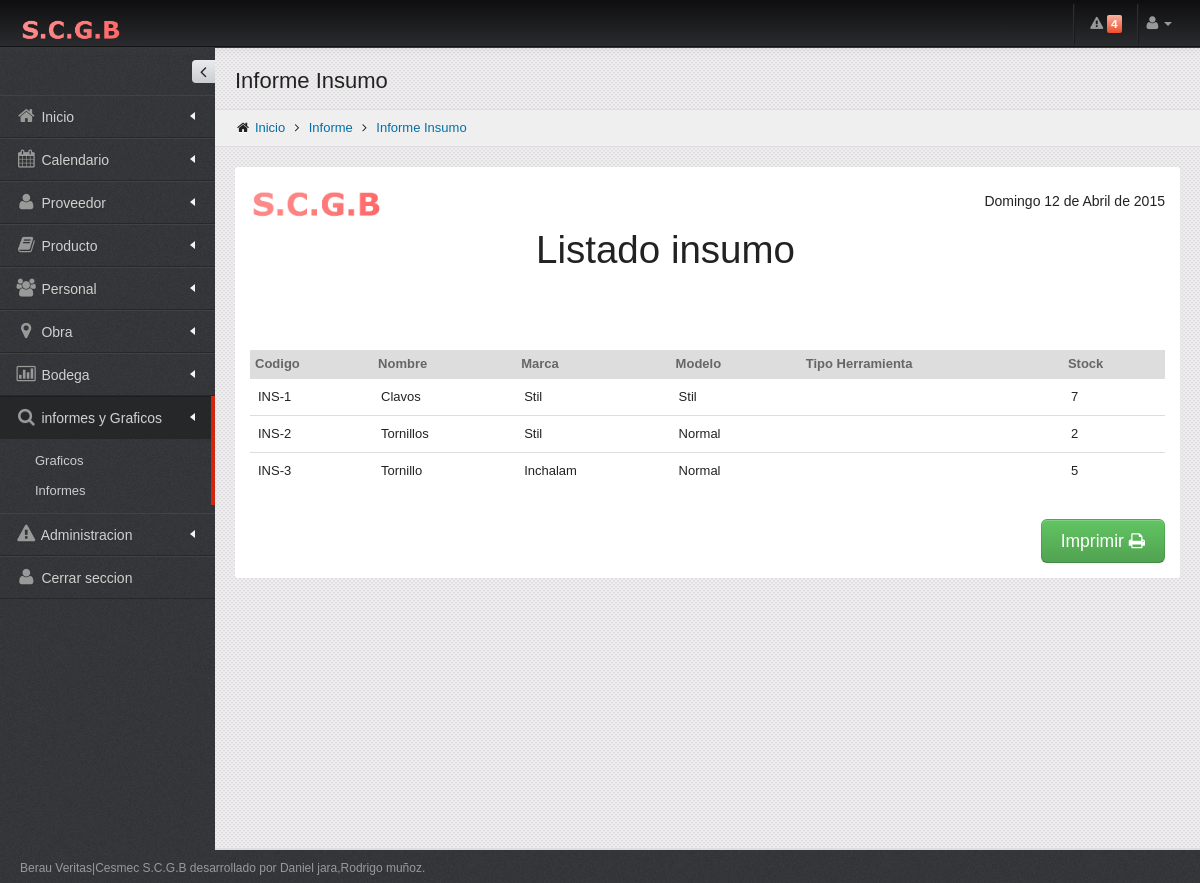
/listados/Listado_insumo.php (signed in), run on the app's committed database.
### tables this page shows
CREATE TABLE `permiso` (
  `CODIGOPERMISO` int(11) NOT NULL AUTO_INCREMENT,
  `PROVEEDOR` int(1) DEFAULT NULL,
  `PRODUCTO` int(1) DEFAULT NULL,
  `PERSONAL` int(1) DEFAULT NULL,
  `OBRA` int(1) DEFAULT NULL,
  `BODEGA` int(11) DEFAULT NULL,
  `INFORMEYGRAFICO` int(11) DEFAULT NULL,
  `ADMINISTRACION` int(11) DEFAULT NULL,
  PRIMARY KEY (`CODIGOPERMISO`)
);

CREATE TABLE `insumo` (
  `CODIGOPRODUCTO` varchar(20) NOT NULL,
  `I_MEDIDA` varchar(10) NOT NULL,
  `I_TIPOMEDIDA` varchar(15) NOT NULL,
  `I_TIPOUNIDAD` varchar(15) NOT NULL,
  `I_CANTIDAD` int(6) NOT NULL,
  PRIMARY KEY (`CODIGOPRODUCTO`),
  CONSTRAINT `FK_RELATIONSHIP_10` FOREIGN KEY (`CODIGOPRODUCTO`) REFERENCES `producto` (`CODIGOPRODUCTO`)
);

CREATE TABLE `producto` (
  `CODIGOPRODUCTO` varchar(20) NOT NULL,
  `P_NOMBRE` varchar(20) NOT NULL,
  `P_MARCA` varchar(20) NOT NULL,
  `P_MODELO` varchar(20) NOT NULL,
  `P_OBSERVACION` varchar(200) DEFAULT NULL,
  `P_IDENTIFICADOR` char(2) NOT NULL,
  `P_ESTADO` int(1) NOT NULL,
  PRIMARY KEY (`CODIGOPRODUCTO`)
);

CREATE TABLE `stock` (
  `CODIGOPRODUCTO` varchar(20) NOT NULL,
  `S_CANTIDAD` int(4) NOT NULL,
  `S_CANTIDADMINIMA` int(3) NOT NULL,
  PRIMARY KEY (`CODIGOPRODUCTO`),
  CONSTRAINT `FK_RELATIONSHIP_14` FOREIGN KEY (`CODIGOPRODUCTO`) REFERENCES `producto` (`CODIGOPRODUCTO`)
);

### listados/Listado_insumo.php (the view, shortened to what this page needs)
    <? session_start();
include ("../include/conectar.php");
$CODIGO= $_SESSION["PERMISO"];
?>
<!DOCTYPE html>
 <html lang="es">
<head>
   <link href="../assets/plugins/bootstrap/css/bootstrap.min.css" rel="stylesheet" />
   <link href="../assets/plugins/bootstrap/css/bootstrap-responsive.min.css" rel="stylesheet" media="screen"/>
   <link href="../assets/plugins/font-awesome/css/font-awesome.css" rel="stylesheet" />
   <link href="../assets/css/style.css" rel="stylesheet" />
   <link href="../assets/css/style-responsive.css" rel="stylesheet" />
   <link href="../assets/css/themes/default.css" rel="stylesheet" id="style_color" />
   <link href="../assets/plugins/uniform/css/uniform.default.css" rel="stylesheet" type="text/css" />
   <link href="#" rel="stylesheet" id="style_metro" />
   <link href="../assets/css/pages/invoice.css" rel="stylesheet" type="text/css" />
   <link href="../assets/css/print.css" rel="stylesheet" type="text/css" media="print"/>
</head>
<body class="fixed-top">
   <div id="header" class="navbar navbar-inverse navbar-fixed-top">
     <div id="header2" class="navbar navbar-inverse navbar-fixed-top">
       <div class="navbar-inner">
         <div class="container-fluid">
           <a class="brand" href="../inicio.php"> <img src="../assets/img/logo.png" alt="Conquer" /> </a>
           <div class="top-nav">
             <? $sql = "SELECT COUNT( p.P_NOMBRE )as NUMERO FROM PRODUCTO p, STOCK s WHERE p.CODIGOPRODUCTO = s.CODIGOPRODUCTO AND p.P_ESTADO =1 AND s.S_CANTIDAD <= s.S_CANTIDADMINIMA ";
	$rs=mysql_query($sql,$conexion);
	while ($row=mysql_fetch_array($rs)){
              ?>
             <ul class="nav pull-right" id="top_menu">
               <li class="divider-vertical hidden-phone hidden-tablet"></li>
               <li  class="dropdown-toggle" id="header_notification_bar"> <a id="pulsate-regular" class="dropdown-toggle" data-toggle="dropdown"> <i class="icon-warning-sign"></i> <span class="label label-important">
                 <?=$row["NUMERO"];?>
                 </span></a>
                       <?=$row["NUMERO"]; }?>
               </li>
               <li class="divider-vertical hidden-phone hidden-tablet"></li>
               <li class="dropdown"> <a href="#" class="dropdown-toggle" data-toggle="dropdown"> <i class="icon-user"></i> <b class="caret"></b></a>
               </li>
             </ul>
           </div>
         </div>
       </div>
     </div>
</div>
<div id="container" class="row-fluid">
      <div id="sidebar" class="nav-collapse collapse">
    <?
	$sql3 = "SELECT PROVEEDOR,PRODUCTO,PERSONAL,OBRA,BODEGA,INFORMEYGRAFICO,ADMINISTRACION from PERMISO WHERE CODIGOPERMISO= $CODIGO ";
	$rs=mysql_query($sql3,$conexion);
	while ($row4=mysql_fetch_array($rs)){
  ?>
    <div class="sidebar-toggler hidden-phone"></div>
    <ul>
      <li class=""> <a href="../inicio.php"> <i class="icon-home"></i> <span class="title ">Inicio</span> <span class="arrow "></span></a></li>
      <li class=""> <a href="../Calendario/calendario.php"> <i class="icon-calendar"></i> <span class="title">Calendario</span> <span class="arrow "></span></a></li>
      <? if($row4["PROVEEDOR"]==1){
		?>
      <li class="has-sub "> <a href="javascript:;"> <i class="icon-user "></i> <span class="title" >Proveedor</span> <span class="arrow "></span></a>
      </li>
      <? }
		if($row4["PRODUCTO"]==1){
		?>
      <li class="has-sub "> <a href="javascript:;"> <i class="icon-book"></i> <span class="title">Producto</span> <span class="arrow"></span></a>
      </li>
      <? }
		if($row4["PERSONAL"]==1){
		?>
      <li class="has-sub"> <a href="javascript:;"> <i class="icon-group"></i> <span class="title">Personal</span> <span class="arrow "></span></a>
      </li>
      <? }
		 if($row4["OBRA"]==1){
		?>
      <li class="has-sub "> <a href="javascript:;"> <i class="icon-map-marker"></i> <span class="title">Obra</span> <span class="arrow "></span></a>
      </li>
      <? }
	      if($row4["BODEGA"]==1){
		?>
      <li class="has-sub  "> <a href="javascript:;"> <i class="icon-bar-chart"></i> <span class="title">Bodega</span> <span class="arrow "></span></a>
      </li>
      <? }
	      if($row4["INFORMEYGRAFICO"]==1){
		?>
      <li class="has-sub star active"> <a href="javascript:;"> <i class="icon-search"></i> <span class="title">informes y Graficos</span> <span class="arrow "></span></a>
        <ul class="sub">
          <li ><a href="../graficos/menu_graficos.php">Graficos</a></li>
          <li ><a href="../listados/menu_listados.php">Informes</a></li>
        </ul>
      </li>
      <? }
 if($row4["ADMINISTRACION"]==1){
		?>
      <li class="has-sub  "> <a href="javascript:;"> <i class="icon-warning-sign"></i> <span class="title">Administracion</span> <span class="arrow "></span></a>
      </li>
      <? }
	}
		 ?>
      <li class=""> <a href="../logout.php"> <i class="icon-user"></i> <span class="title">Cerrar seccion</span></a></li>
    </ul>
  </div>
<div id="body">
         <div class="container-fluid">
            <div class="row-fluid hidden-print">
               <div class="span12">
                  <h3 class="page-title">
                     Informe Insumo                  </h3>
                  <ul class="breadcrumb">
                     <li>
                        <i class="icon-home"></i>
                        <a href="#">Inicio</a>
                        <i class="icon-angle-right"></i>
                     </li>
                     <li>
                         <a href="../Producto/Productosb.php">Informe</a>
                        <i class="icon-angle-right"></i>
                     </li>
                     <li><a href="#">Informe Insumo </a></li>
                  </ul>
               </div>
            </div>
            <div id="page">
               <div class="invoice">
                     <div class="row-fluid invoice-logo">
                        <div class="span2 invoice-logo-space"><img src="../assets/img/logo.png"alt="" width="373" height="109" /> </div>
                         <div class="span10">
                           <p>
                          <span class="span2 muted">
                          <h1>Listado insumo </h1>
                          </span></p>
                        </div>
                     </div>
                     <div class="row-fluid">
                        <table class="table table-advance tabs-stacked">
                           <thead>
                              <tr class="table-condensed">
                                 <th>Codigo</th>
								 <th>Nombre</th>
                                 <th>Marca</th>
                                 <th class="hidden-300">Modelo</th>
                                 <th class="hidden-300">Tipo Herramienta</th>
                                 <th class="hidden-300">Stock</th>
                              </tr>
                           </thead>
                           <tbody>
						   <?
	$sql = "SELECT p.CODIGOPRODUCTO,p.P_NOMBRE,p.P_MARCA,p.P_MODELO,p.P_OBSERVACION,i.I_CANTIDAD,s.S_CANTIDAD FROM INSUMO i,PRODUCTO p,STOCK s WHERE p.CODIGOPRODUCTO=i.CODIGOPRODUCTO and p.CODIGOPRODUCTO=s.CODIGOPRODUCTO and p.P_ESTADO=1";
	$rs=mysql_query($sql,$conexion);
	while ($row=mysql_fetch_array ($rs)){
  ?>
                              <tr>
							   <td><?=$row["CODIGOPRODUCTO"];?></td>
                                 <td><?=$row["P_NOMBRE"];?></td>
                                 <td><?=$row["P_MARCA"];?> </td>
                                 <td class="hidden-480"><?=$row["P_MODELO"];?></td>
                                 <td class="hidden-480"><?=$row["P_OBSERVACION"];?></td>
                                 <td class="hidden-480"><?=$row["S_CANTIDAD"];?></td>
                              </tr>
                              <? } ?>
                           </tbody>
                        </table>
                     </div>
                     <div class="row-fluid">
                       <div class="span4"></div>
                        <div class="span8 invoice-block">
                           <br />
                           <a class="btn btn-success btn-large hidden-print" onClick="javascript:window.print();">Imprimir <i class="icon-print icon-big"></i></a>
                        </div>
                     </div>
               </div>
            </div>
         </div>
  </div>
</div>
    <div id="footer">
      Berau Veritas|Cesmec S.C.G.B desarrollado por Daniel jara,Rodrigo muñoz.
   </div>
</body>
</html>

### assets/css/style-responsive.css (style rules this page uses)
@media (min-width: 980px) { #sidebar { position: absolute; width: 215px; } }
@media (min-width: 980px) { #sidebar ul { margin-top:47px; width: 215px; } }
@media (min-width: 980px) { #body { margin-top: 0px !important; } }
@media (min-width: 980px) { .fixed-top #body { margin-top: 20px; } }

### assets/css/themes/default.css (style rules this page uses)
body { color: #222; background-color:#3c3c3c !important; background-image: url(../../img/bg-default.png) !important; }
#header.navbar-inverse .navbar-inner { background-color: #0e0e0f; background-image: -moz-linear-gradient(top, #0e0e0f, #2a2b2e); background-image: -webkit-gradient(linear, 0 0, 0 100%, from(#2a2b2e), to(#2a2b2e)); background-image: -webkit-linear-gradient(top, #0e0e0f, #2a2b2e); background-image: -o-linear-gradient(top, #0e0e0f, #2a2b2e); background-image: linear-gradient(to bottom, #0e0e0f, #2a2b2e); background-repeat: repeat-x; filter: progid:DXImageTransform.Microsoft.gradient(startColorstr='#ff0e0e0f', endColorstr='#ff2a2b2e', GradientType=0); border-color: #141313; webkit-box-shadow: 0 1px 10px rgba(120, 120, 120, .1); -moz-box-shadow: 0 1px 10px rgba(120, 120, 120, .1); box-shadow: 0 1px 10px rgba(120, 120, 120, .1); }
#header.navbar-inverse .divider-vertical { border-left-color: #2c2d2f; border-right-color: #181a1b; }
#sidebar > ul > li > a { border-top: 1px solid #424242 !important; border-bottom: 1px solid #282828 !important; color: #d1d0d0 !important; text-shadow: 0 1px 1px #333 !important; }
#sidebar > ul > li a i { color: #999 !important; }
#sidebar > ul > li.active > a { background: #252728 !important; border-top: 1px solid #1c1d1e !important; border-bottom: 1px solid #242628 !important; }
#sidebar > ul > li > ul.sub > li > a { color: #ccc; text-shadow: 0 1px 1px #000; }

### assets/css/pages/invoice.css (style rules this page uses)
.invoice { padding: 15px; background: #fff; margin-bottom: 20px; -webkit-border-radius: 3px; -moz-border-radius: 3px; border-radius: 3px; }
.invoice table { margin:30px 0 30px; }
.invoice .invoice-logo { margin-bottom:20px; }
.invoice .invoice-logo p { padding:5px 0; font-size:26px; line-height:28px; text-align:right; }
.invoice .invoice-logo p span { display:block; font-size:14px; }
.invoice .invoice-logo-space { margin-bottom:15px; }
.invoice .invoice-block { text-align:right; }

### assets/css/print.css (style rules this page uses)
body { background-image: none !important; }
#header { display: none; }
#sidebar { display: none; }
.hidden-print { display: none; }
#footer { display: none; }
#container { margin: 0px; padding: 0px; }
#body { min-height: auto !important; background-image: none !important; border-bottom: 0 solid #ddd; }

### data on the page
permiso: PROVEEDOR 1 (drawn), PRODUCTO 1 (drawn), PERSONAL 1 (drawn), OBRA 1 (drawn), BODEGA 1 (drawn), INFORMEYGRAFICO 1 (drawn), ADMINISTRACION 1 (drawn)
insumo: CODIGOPRODUCTO.CODIGOPRODUCTO "INS-1", CODIGOPRODUCTO.P_NOMBRE "Clavos", CODIGOPRODUCTO.P_MARCA "Stil", CODIGOPRODUCTO.P_MODELO "Stil", stock.S_CANTIDAD "7"
insumo: CODIGOPRODUCTO.CODIGOPRODUCTO "INS-2", CODIGOPRODUCTO.P_NOMBRE "Tornillos", CODIGOPRODUCTO.P_MARCA "Stil", CODIGOPRODUCTO.P_MODELO "Normal", stock.S_CANTIDAD "2"
insumo: CODIGOPRODUCTO.CODIGOPRODUCTO "INS-3", CODIGOPRODUCTO.P_NOMBRE "Tornillo", CODIGOPRODUCTO.P_MARCA "Inchalam", CODIGOPRODUCTO.P_MODELO "Normal", stock.S_CANTIDAD "5"

### other printed values
$row["NUMERO"] "4"
